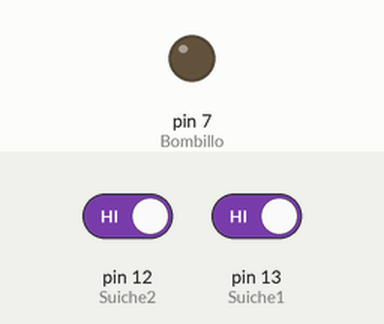
Recording of a sketch running on a simulated Arduino Uno, built with avr-gcc and run on an emulated ATmega328P. Shown: output pins drawn as LEDs (lit = HIGH). Dashed ring = blinking. Inputs (shaded band) come from the test bench; at power-on: pin 12 (Suiche2) HIGH, pin 13 (Suiche1) HIGH.

Above: at 1.8 s.
1.9 s: pin 12 (Suiche2) driven LOW
At 2.4 s:
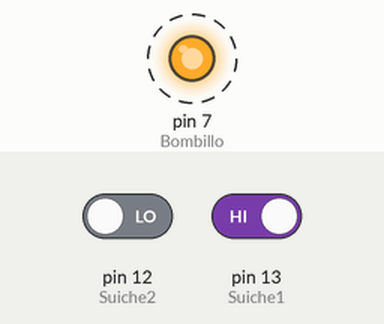
4.9 s: pin 12 (Suiche2) driven HIGH
At 5.8 s:
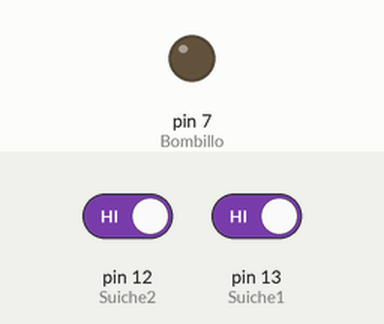
6.4 s: pin 13 (Suiche1) driven LOW
At 6.9 s:
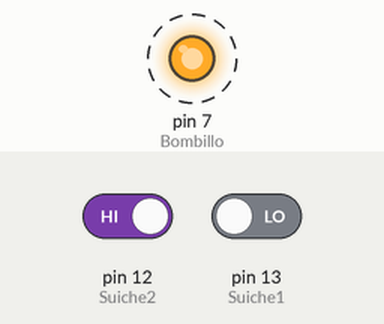
Timing chart, 0 to 15.4 s (numbered marks = the images above; inputs shaded):
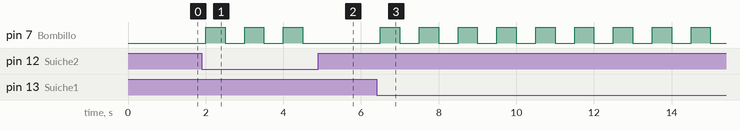

The sketch:

Suiche_Escaler.ino
```cpp
int Suiche1=13;
int Suiche2=12;
int Bombillo=7;
int Estado1;
int Estado2;
int EstadoBombillo;

void setup(){
  pinMode(Suiche1,INPUT);
  pinMode(Suiche2,INPUT);
  pinMode(Bombillo,OUTPUT);
}

void loop(){
  Estado1=digitalRead(Suiche1);
  Estado2=digitalRead(Suiche2);
  EstadoBombillo=digitalRead(Bombillo);
  if (Estado1==0 || Estado2==0){
  	digitalWrite(Bombillo,!EstadoBombillo);
  }
  delay(500);
}
```

Measured:
- after the input at 1.9 s, pin 7 (Bombillo): alternates HIGH for 0.50 s and LOW for 0.50 s, starting after 0.10 s
- after the input at 4.9 s, pin 7 (Bombillo): stays LOW (without the input it goes to HIGH after 0.10 s)
- after the input at 6.4 s, pin 7 (Bombillo): alternates HIGH for 0.50 s and LOW for 0.50 s, starting after 0.10 s
